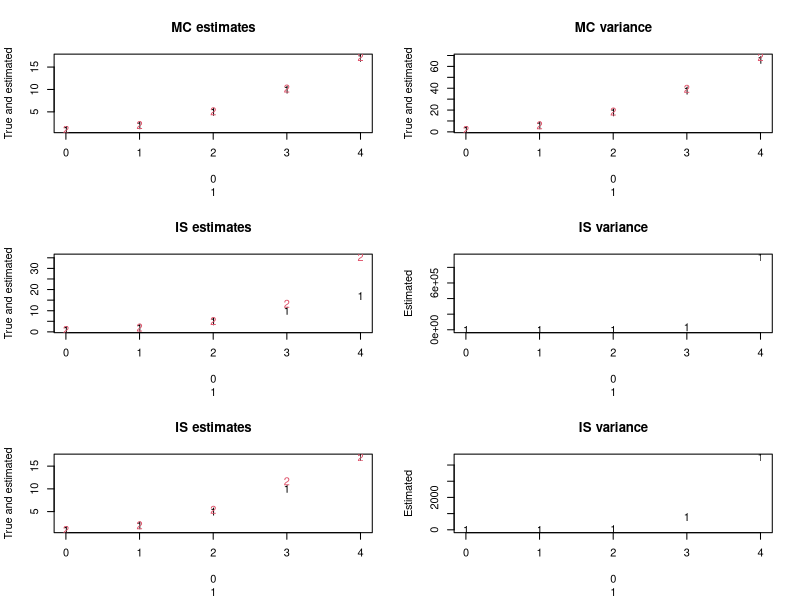
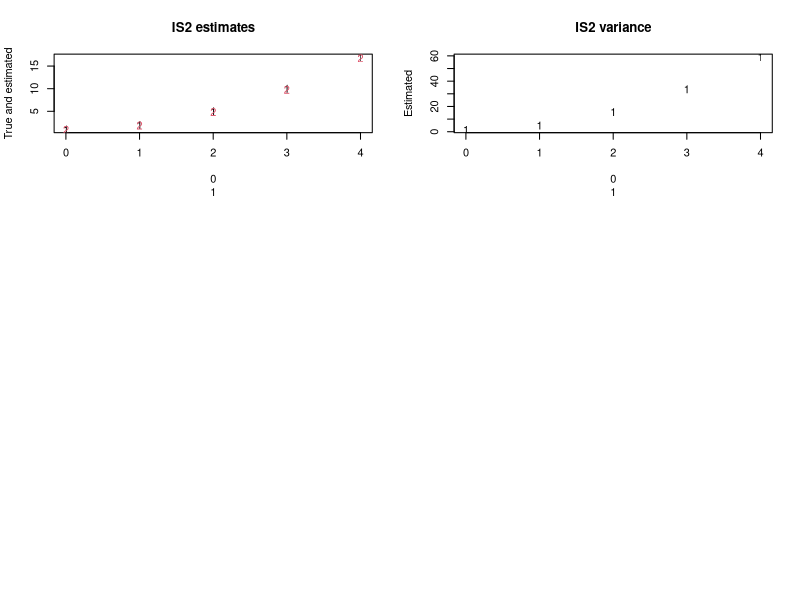

Recreate these plots in R, in order.
#Extra - Importance sampling standard normal
N =1000
a = 0:4
par(mfrow=c(3,2))
#a
x = rnorm(N)
J.hat1 = rep(NA,5)
for(i in 1:5)
 J.hat1[i] = mean((x+a[i])^2)
matplot(cbind(a,a),cbind(1+a^2,J.hat1),xlab=a,ylab="True and estimated",main="MC estimates")

#b
emp.var = rep(NA,5)
for(i in 1:5)
  emp.var[i] = var((x+a[i])^2)
matplot(cbind(a,a),cbind(2+4*a^2,emp.var),xlab=a,ylab="True and estimated",main="MC variance")

#c
x = rnorm(N)
J.hat2 = rep(NA,5)
emp.var2 = rep(NA,5)
for(i in 1:5)
{
  y = x+a[i]
  w = dnorm(y)/dnorm(y,a[i])
  J.hat2[i] = mean(w*(y+a[i])^2)
  emp.var2[i] = var(w*(y+a[i])^2)
}
matplot(cbind(a,a),cbind(1+a^2,J.hat2),xlab=a,ylab="True and estimated",main="IS estimates")
matplot(cbind(a),cbind(emp.var2),xlab=a,ylab="Estimated",main="IS variance")


x = rt(N,2)
J.hat3 = rep(NA,5)
emp.var3 = rep(NA,5)
for(i in 1:5)
{
  y = x+a[i]
  w = dnorm(y)/dt(y-a[i],2)
  J.hat3[i] = mean(w*(y+a[i])^2)
  emp.var3[i] = var(w*(y+a[i])^2)
}
matplot(cbind(a,a),cbind(1+a^2,J.hat3),xlab=a,ylab="True and estimated",main="IS estimates")
matplot(cbind(a),cbind(emp.var3),xlab=a,ylab="Estimated",main="IS variance")

#c
#c
x = rnorm(N)
J.hat3 = rep(NA,5)
emp.var3 = rep(NA,5)
for(i in 1:5)
{
  y = x+a[i]
  J.hat3[i] = mean(y^2)
  emp.var3[i] = var(y^2)
}
matplot(cbind(a,a),cbind(1+a^2,J.hat3),xlab=a,ylab="True and estimated",main="IS2 estimates")
matplot(cbind(a),cbind(emp.var3),xlab=a,ylab="Estimated",main="IS2 variance")